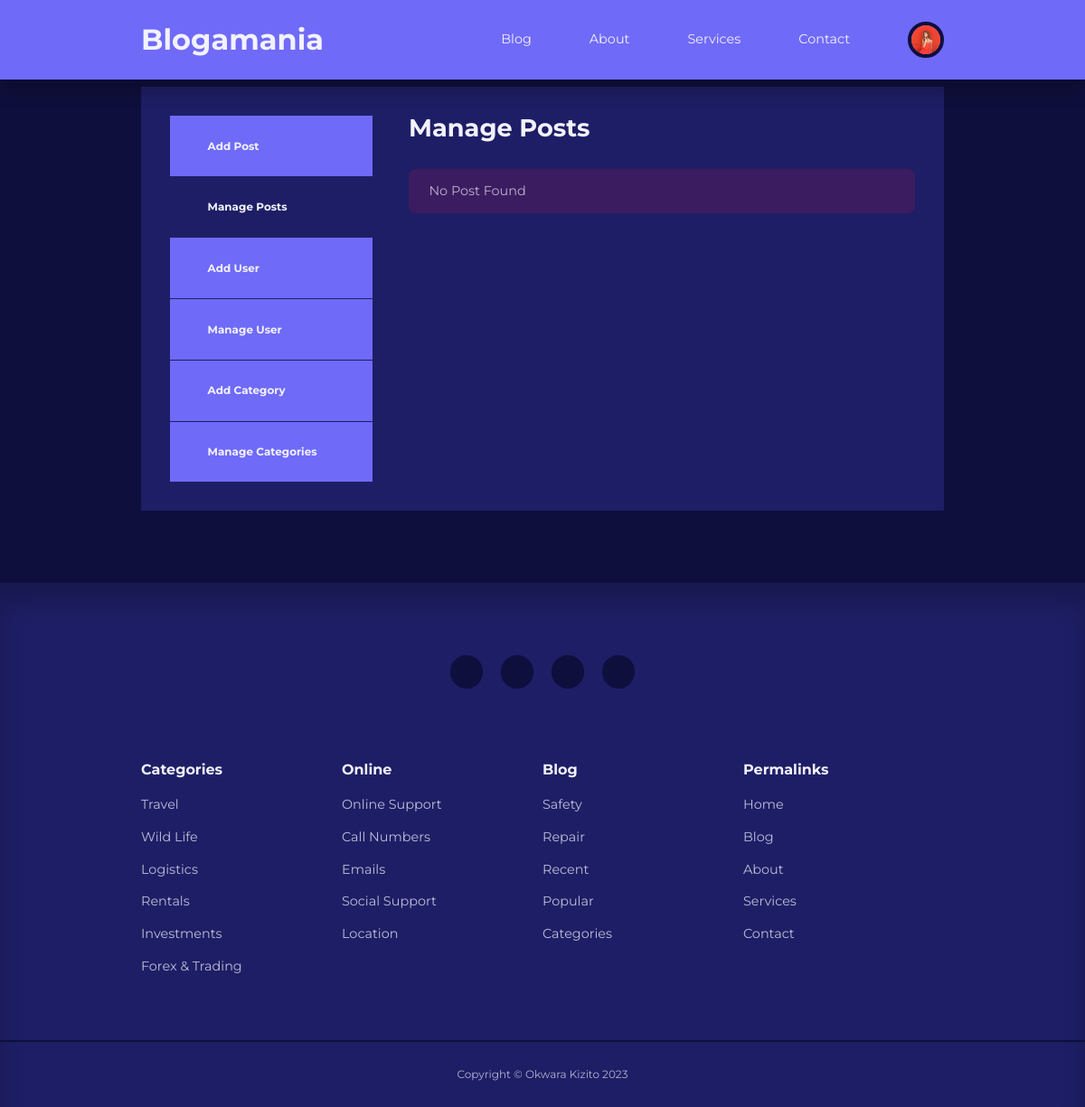
The page /admin/ (signed in) on the database as committed earlier.
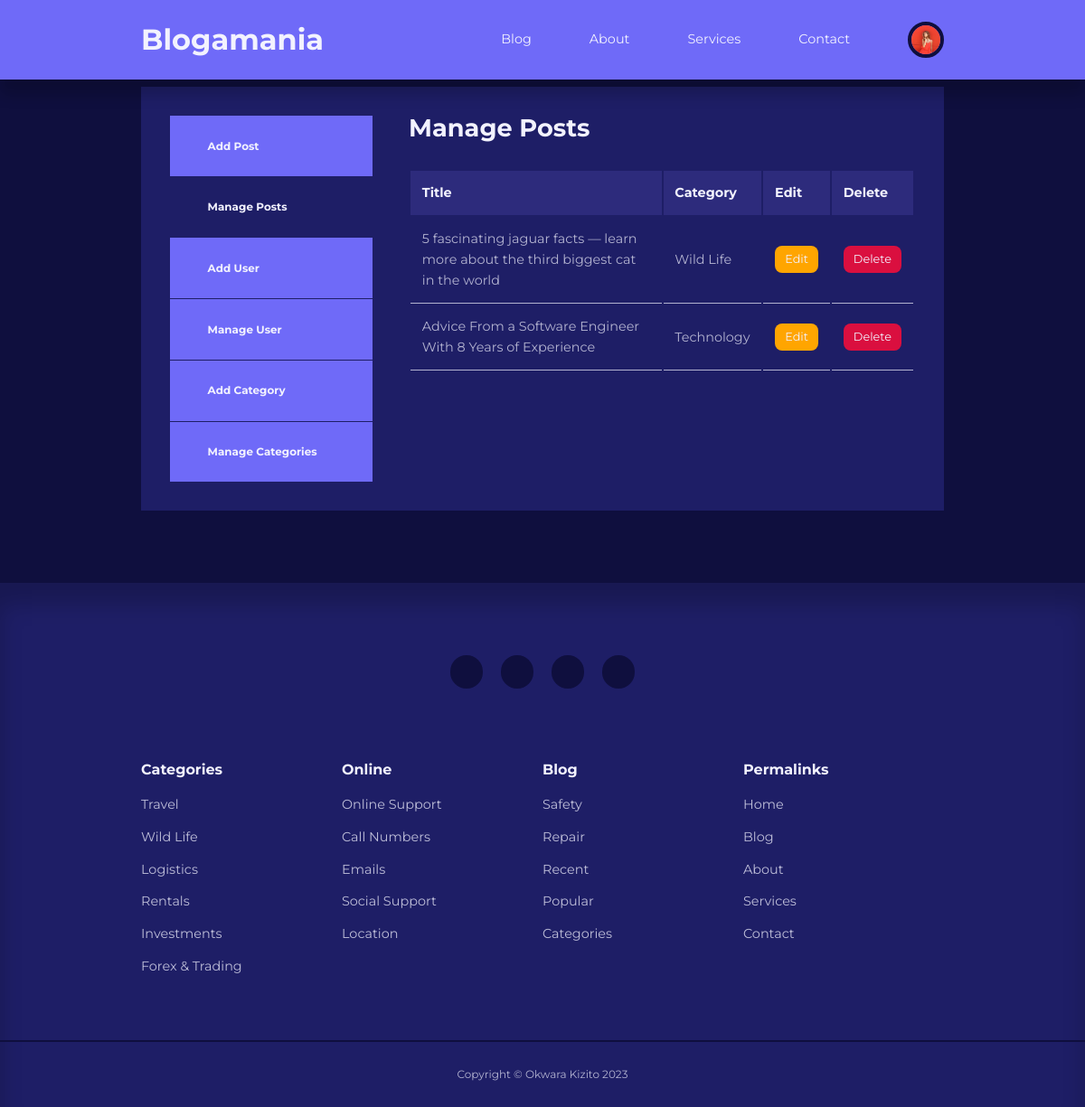
The same page on the database as committed later.
### tables this page shows
CREATE TABLE IF NOT EXISTS `posts` (
  `id` int UNSIGNED NOT NULL AUTO_INCREMENT,
  `title` varchar(255) NOT NULL,
  `body` text NOT NULL,
  `thumbnail` varchar(255) NOT NULL,
  `date_time` timestamp NOT NULL DEFAULT CURRENT_TIMESTAMP,
  `category_id` int UNSIGNED DEFAULT NULL,
  `author_id` int UNSIGNED NOT NULL,
  `is_featured` tinyint(1) NOT NULL,
  PRIMARY KEY (`id`),
  KEY `FK_blogamania_category` (`category_id`),
  KEY `FK_blogamania_author` (`author_id`)
);

CREATE TABLE IF NOT EXISTS `categories` (
  `id` int NOT NULL AUTO_INCREMENT,
  `title` varchar(50) NOT NULL,
  `description` text NOT NULL,
  `token` text NOT NULL,
  PRIMARY KEY (`id`)
);

### admin/index.php (the view, shortened to what this page needs)
<?php include("config/partials/header.php");
$current_user_id = $_SESSION['user-id'];
$query = "SELECT id, title, category_id FROM posts WHERE author_id=$current_user_id ORDER BY id DESC ";
$result = mysqli_query($conn,$query);
$num = mysqli_num_rows($result);
?>
    <section class="dashboard">
      <div class="container dashboard__container">
        <aside id="aside">
          <ul>
            <li>
              <a href="add-post.php"
                ><i class="uil uil-pen"></i>
                <h5>Add Post</h5></a
              >
            </li>
            <li>
              <a href="index.php" class="active"
                ><i class="uil uil-postcard"></i>
                <h5>Manage Posts</h5></a
              >
            </li>
            <?php if(isset($_SESSION['user_is_admin'])) : ?>
            <li>
              <a href="add-user.php"
                ><i class="uil uil-user-plus"></i>
                <h5>Add User</h5></a
              >
            </li>
            <li>
              <a href="manage-user.php"
                ><i class="uil uil-users-alt"></i>
                <h5>Manage User</h5></a
              >
            </li>
            <li>
              <a href="add-category.php"
                ><i class="uil uil-edit"></i>
                <h5>Add Category</h5></a
              >
            </li>
            <li>
              <a href="manage-category.php"
                ><i class="uil uil-list-ul"></i>
                <h5>Manage Categories</h5></a
              >
            </li>
            <?php endif ?>
          </ul>
        </aside>
        <main>
          <h2>Manage Posts</h2>
          <?php if($num > 0) :?>
          <table>
            <thead>
              <th>Title</th>
              <th>Category</th>
              <th>Edit</th>
              <th>Delete</th>
            </thead>
            <tbody>
              <?php while($row = mysqli_fetch_assoc($result)) :?>
                <?php
                  $category_id = $row['category_id'];
                  $category_query = "SELECT title FROM categories WHERE id=$category_id";
                  $category_result = mysqli_query($conn,$category_query);
                  $category = mysqli_fetch_assoc($category_result);
                ?>
              <tr>
                <td>
                 <?= $row['title']?>
                </td>
                <td><?= $category['title']?></td>
                <td><a href="<?= ROOT_URL ?>admin/edit-post.php?id=<?= base64_encode($row['id'])?>" class="btn sm warning">Edit</a></td>
                <td>
                  <a href="<?= ROOT_URL ?>admin/delete-post.php?id=<?= base64_encode($row['id'])?>" class="btn sm danger">Delete</a>
                </td>
              </tr>
              <?php endwhile ?>
            </tbody>
          </table>
          <?php else : ?>
            <div class="alert__message error">
              <p><?= "No Post Found"?></p>
            </div>
            <?php endif ?>
        </main>
      </div>
    </section>
    <footer>
      <div class="footer__socials">
        <a href="https://youtube.com/egatortutorials" target="_blank"
          ></a>
        <a href="https://facebook.com/okwarachigozirim" target="_blank"
          ></a>
        <a href="https://twiter.com/only__1kizzy" target="_blank"
          ></a>
        <a href="https://linkedin.com/okwarachigozirim" target="_blank"
          ></a>
      </div>
      <div class="container footer__container">
        <article>
          <h4>Categories</h4>
          <ul>
            <li><a href="">Travel</a></li>
            <li><a href="">Wild Life</a></li>
            <li><a href="">Logistics</a></li>
            <li><a href="">Rentals</a></li>
            <li><a href="">Investments</a></li>
            <li><a href="">Forex & Trading</a></li>
          </ul>
        </article>
        <article>
          <h4>Online</h4>
          <ul>
            <li><a href="">Online Support</a></li>
            <li><a href="">Call Numbers</a></li>
            <li><a href="">Emails</a></li>
            <li><a href="">Social Support</a></li>
            <li><a href="">Location</a></li>
          </ul>
        </article>
        <article>
          <h4>Blog</h4>
          <ul>
            <li><a href="">Safety</a></li>
            <li><a href="">Repair</a></li>
            <li><a href="">Recent</a></li>
            <li><a href="">Popular</a></li>
            <li><a href="">Categories</a></li>
          </ul>
        </article>
        <article>
          <h4>Permalinks</h4>
          <ul>
            <li><a href="">Home</a></li>
            <li><a href="">Blog</a></li>
            <li><a href="">About</a></li>
            <li><a href="">Services</a></li>
            <li><a href="">Contact</a></li>
          </ul>
        </article>
      </div>
      <div class="footer__copyright">
        <small>Copyright &copy; Okwara Kizito 2023</small>
      </div>
    </footer>
  </body>
</html>

Rows that differ between the two databases and show on the page:
added posts: title "5 fascinating jaguar facts — learn more about the third biggest cat in the world", category.title "Wild Life"
added posts: title "Advice From a Software Engineer With 8 Years of Experience", category.title "Technology"
Other text that changed with them:
text no longer shown: "No Post Found"
text now shown: "Title Category Edit Delete"
